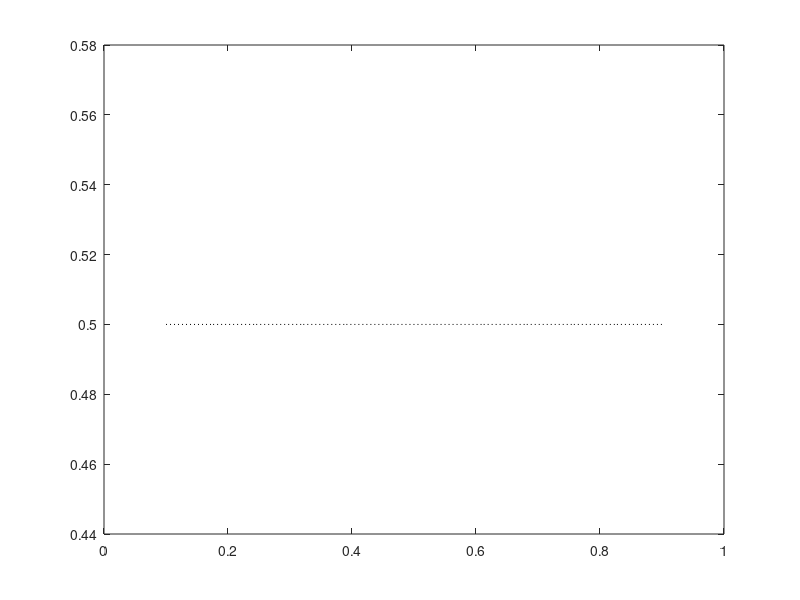

MATLAB code for this plot: (Note: this script raises an error after producing the figure.)
addpath './fit'
addpath './plot'
addpath './data'
addpath './'
addpath './utils'
addpath './simulation'

clear all
close all

nsub = 80;
x = [.1 .2 .3 .4 .6 .7 .8 .9];

midpoints = nan(nsub, length(x));
noise = 80; % / 100
beta1 = 10;

for i = 1:length(x)
    for j = 1:nsub
        cond = rand > .5;
        midpoints(j, i) = abs(...
            x(i) + (randi(noise)./100) * cond...
            - (randi(noise)./100) * (cond==0));
    end
end


figure('Renderer', 'painters');

alpha = linspace(.15, .95, length(x));
lin1 = plot(...
    linspace(x(1), x(end), 12), ones(12,1).*.5,...
    'LineStyle', ':', 'Color', 'k');

for i = 1:length(x)
    
    hold on
    
    for sub = 1:nsub
        y(sub,:) = logfun(x, midpoints(sub, i), beta1);
    end
    
    
    lin2 = plot(...
        x,  mean(y), 'Color', 'blue',...
        'LineWidth', 4.5...% 'LineStyle', '--' ...
        );
    
    
    lin2.Color(4) = alpha(i);
    
    hold on
    
    [xout, yout] = intersections(lin2.XData, lin2.YData, lin1.XData, lin1.YData);
    try
        xx(i) = xout;
    catch
        xx(i) = 0;
    end
    sc2 = scatter(xout, yout, 200, 'MarkerFaceColor', lin2.Color,...
        'MarkerEdgeColor', 'w');
    sc2.MarkerFaceAlpha = alpha(i);
    
    
end


set(gca,'TickDir','out')

xlim([-0.08, 1.08])
ylim([-0.08, 1.08])
% set(gca,'Visible','off')
% axes('Position',get(gca,'Position'),...
%  'XAxisLocation','bottom',...
%  'YAxisLocation','left',...
%  'Color','none',...
%  'XTickLabel',get(gca,'XTickLabel'),...
%  'YTickLabel',get(gca,'YTickLabel'),...
%  'XColor','k','YColor','k',...
%  'TickDir','out')%, 'XLim', [-0.08, 1.08], 'YLim',[-0.08, 1.08]);
% xlim([-0.08, 1.08])
% ylim([-0.08, 1.08])
xlabel('Symbol^j p(win)');
ylabel('P choose symbol^i')
box off

fprintf('Average midpoints:\n %s \n', num2str(mean(midpoints)));
fprintf('Average indifference points:\n %s \n', num2str(xx));

function p = logfun(x, midpoint, temp)
p = 1./(1+exp(temp.*(x-midpoint)));
end
